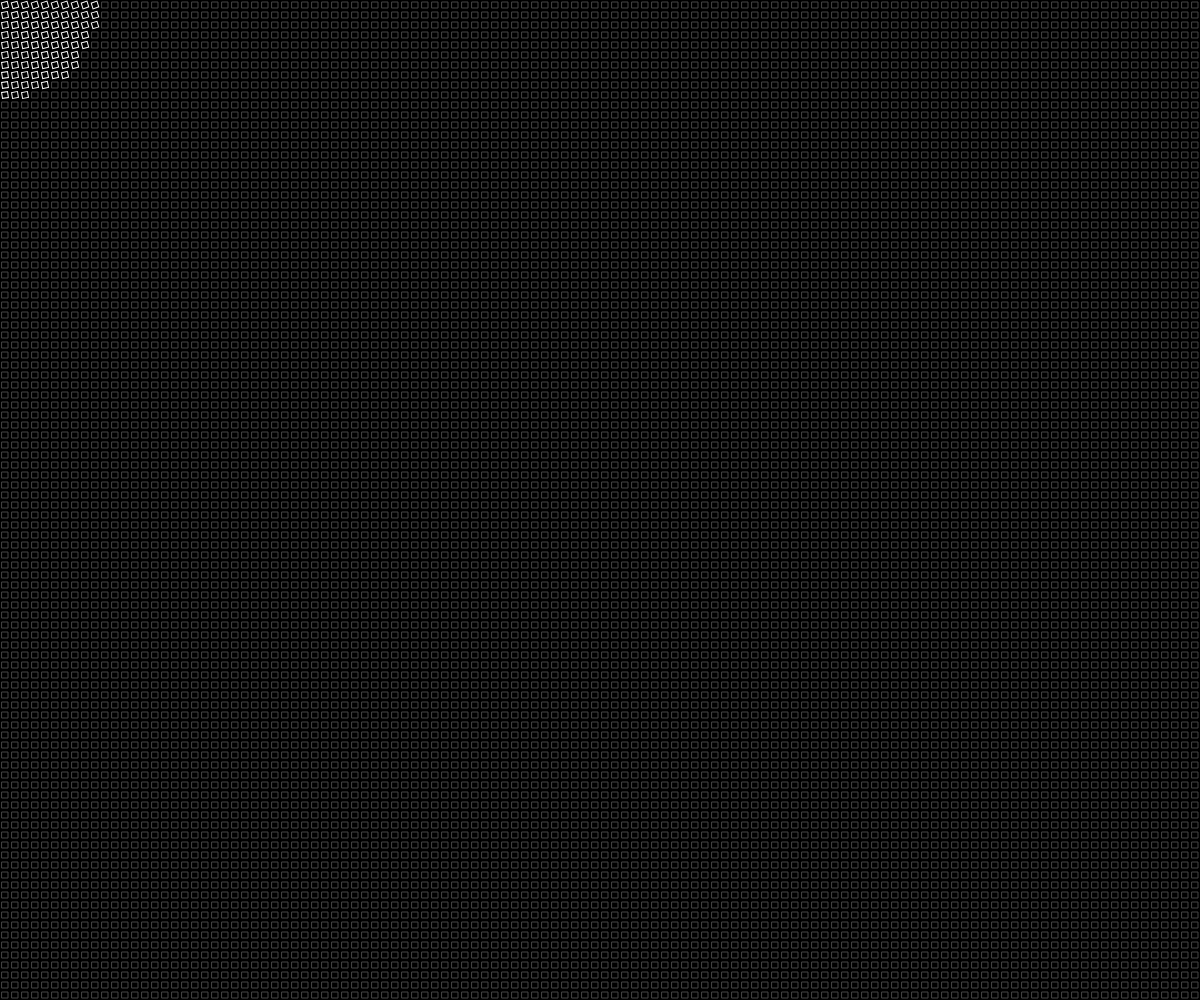
Frame 1 (no input)
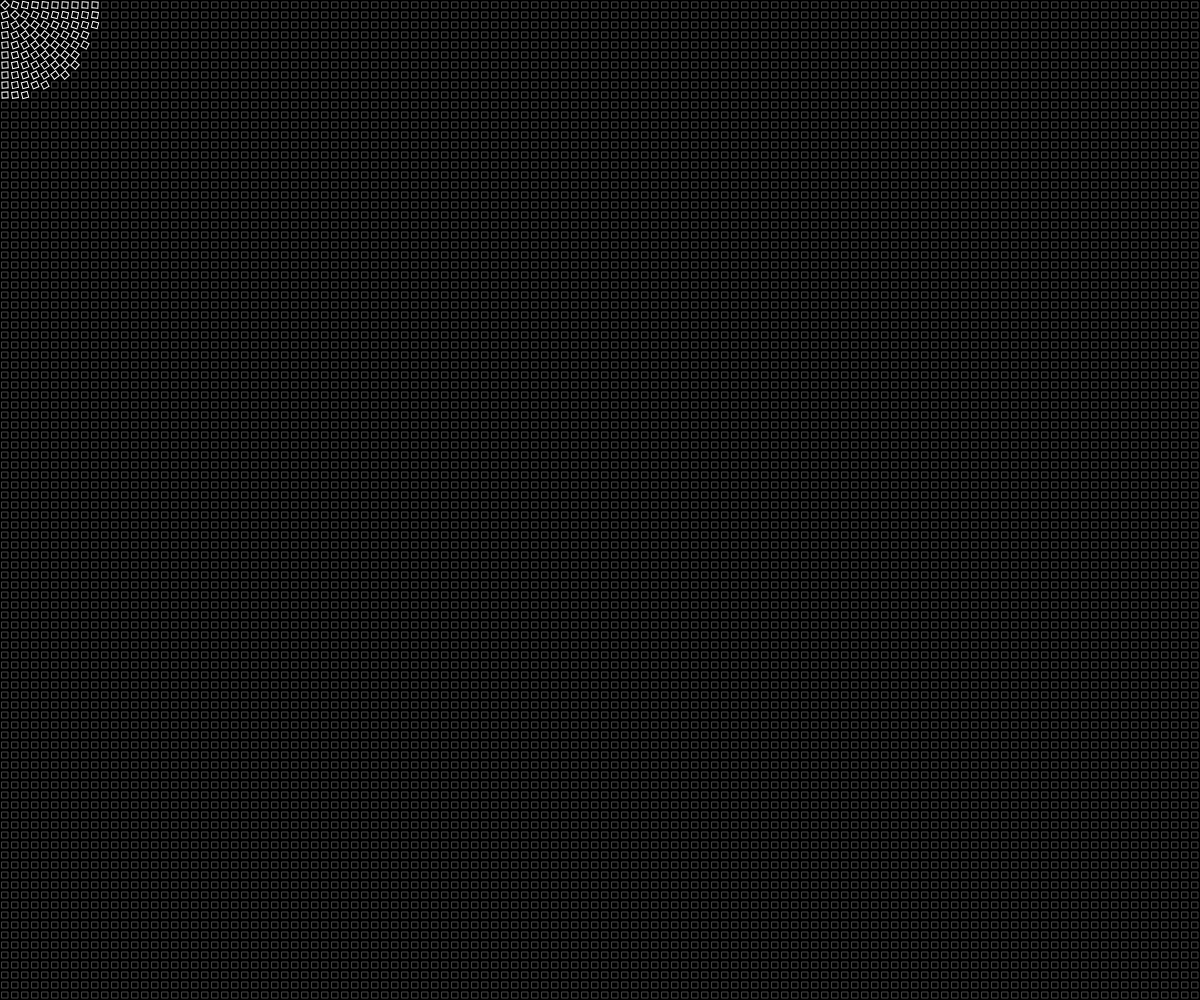
Frame 60 (no input)
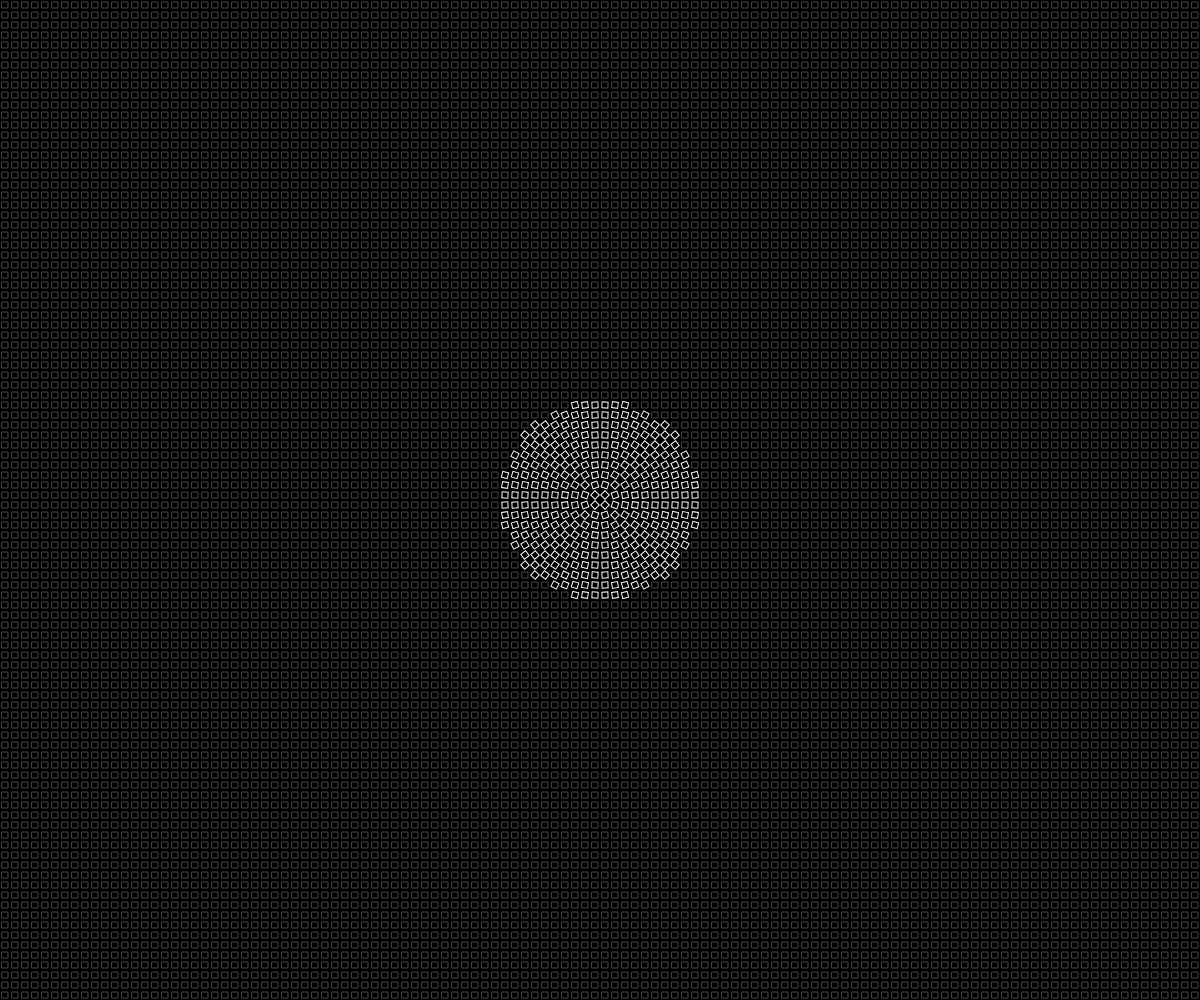
Frame 120 (the mouse pressed at the canvas centre since frame 60)

The p5.js sketch that drew these frames (run headless with seeded random() and noise() and a simulated clock; from frame 60 on, the mouse is pressed at the canvas centre):

// p5.js sketch
// ── sketch.js
let distMouse = 100;
let cols, rows;
let size = 10;
let offset = 4;
let blocks = [];
let canvas, canvasBounds;

function setup() {
  canvas = createCanvas(windowWidth, windowHeight);
  rectMode(CENTER);
  angleMode(DEGREES);
  cols = windowWidth / size;
  rows = windowHeight / size;
  canvasBounds = canvas.elt.getBoundingClientRect();

  for (let i = 0; i < cols; i++) {
    blocks[i] = [];
    for (let j = 0; j < rows; j++) {
      blocks[i][j] = new Block(size / 2 + i * size, size / 2 + j * size);
    }
  }
}

function draw() {
  background(0);

  // Adjust mouse coordinates relative to canvas
  let mx = mouseX, my = mouseY;
  if (canvasBounds) {
    mx = mouseX - canvasBounds.left;
    my = mouseY - canvasBounds.top;
  }

  for (let i = 0; i < cols; i++) {
    for (let j = 0; j < rows; j++) {
      blocks[i][j].move(mx, my);
      blocks[i][j].display();
    }
  }
}

function windowResized() {
  resizeCanvas(windowWidth, windowHeight);
  canvasBounds = canvas.elt.getBoundingClientRect();
}
// ── block.js
class Block {
  constructor(x, y) {
    this.x = x;
    this.y = y;
    this.angle = 0;
    this.c = 70;
  }

  display() {
    noFill();
    stroke(this.c);
    push();
    translate(this.x, this.y);
    rotate(this.angle);
    rect(0, 0, size - offset, size - offset);
    pop();
  }

  move(mx, my) {
    let distance = dist(mx, my, this.x, this.y);
    let targetAngle = atan2(my - this.y, mx - this.x);

    // Always check distance to mouse, not mouse movement
    if (distance < distMouse) {
      this.c = 255;
    }

    if (this.c > 210) {
      this.c -= 3;
      this.angle = lerp(this.angle, targetAngle, 0.1);
    } else if (this.c > 70) {
      this.c -= 4;
      this.angle = lerp(this.angle, 0, 0.1);
    } else {
      this.c = 70;
      this.angle = 0;
    }
  }
}
